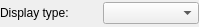
<?xml version="1.0" encoding="UTF-8"?>
<ui version="4.0">
 <class>Ripes::RadixSelectorWidget</class>
 <widget class="QWidget" name="Ripes::RadixSelectorWidget">
  <property name="geometry">
   <rect>
    <x>0</x>
    <y>0</y>
    <width>199</width>
    <height>27</height>
   </rect>
  </property>
  <property name="windowTitle">
   <string>Form</string>
  </property>
  <layout class="QGridLayout" name="gridLayout">
   <property name="leftMargin">
    <number>0</number>
   </property>
   <property name="topMargin">
    <number>0</number>
   </property>
   <property name="rightMargin">
    <number>0</number>
   </property>
   <property name="bottomMargin">
    <number>0</number>
   </property>
   <item row="0" column="0">
    <layout class="QHBoxLayout" name="horizontalLayout">
     <item>
      <widget class="QLabel" name="label">
       <property name="text">
        <string>Display type:</string>
       </property>
      </widget>
     </item>
     <item>
      <widget class="QComboBox" name="displayType"/>
     </item>
    </layout>
   </item>
  </layout>
 </widget>
 <resources/>
 <connections/>
</ui>
